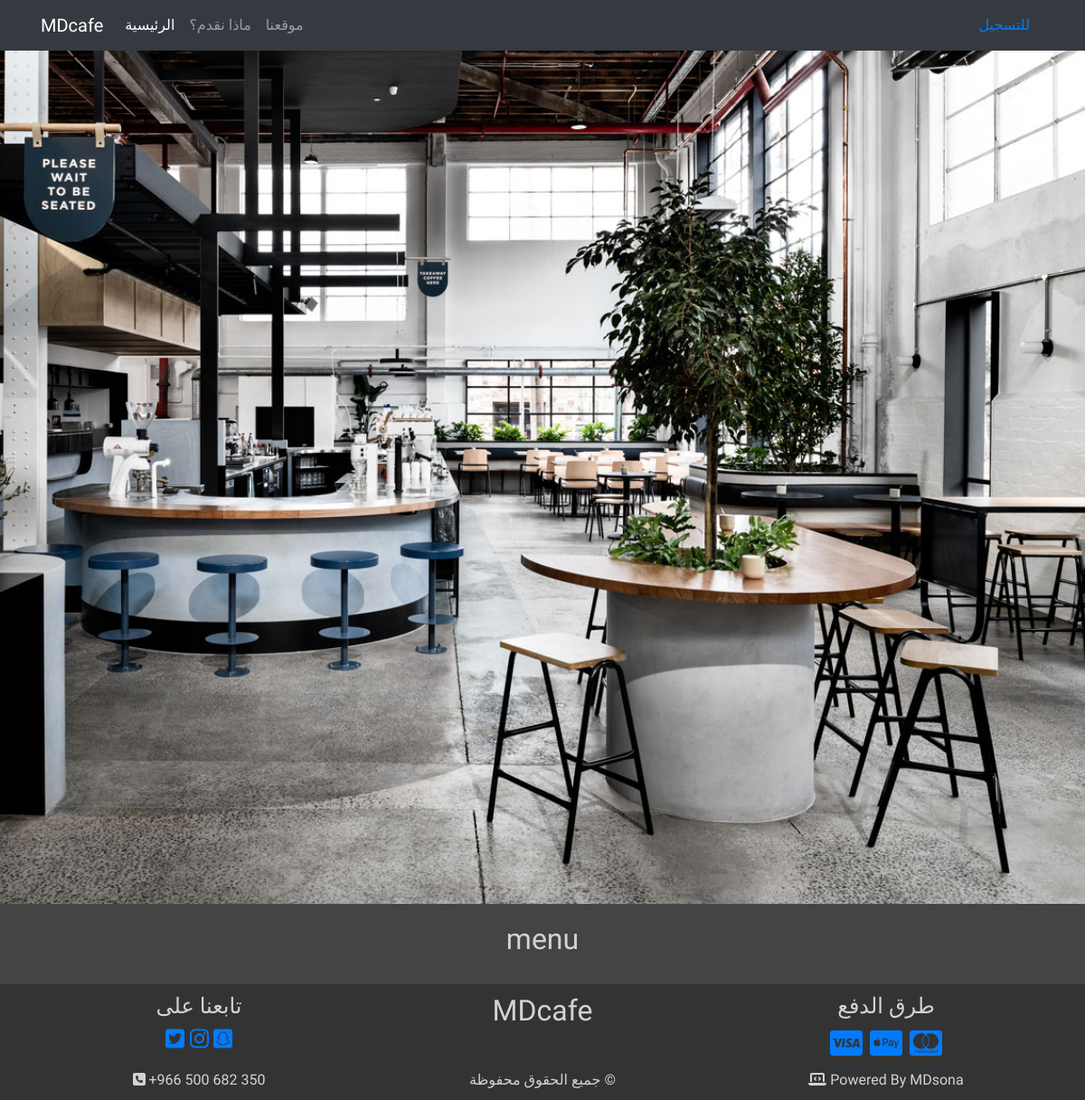
The app's page /, older data.
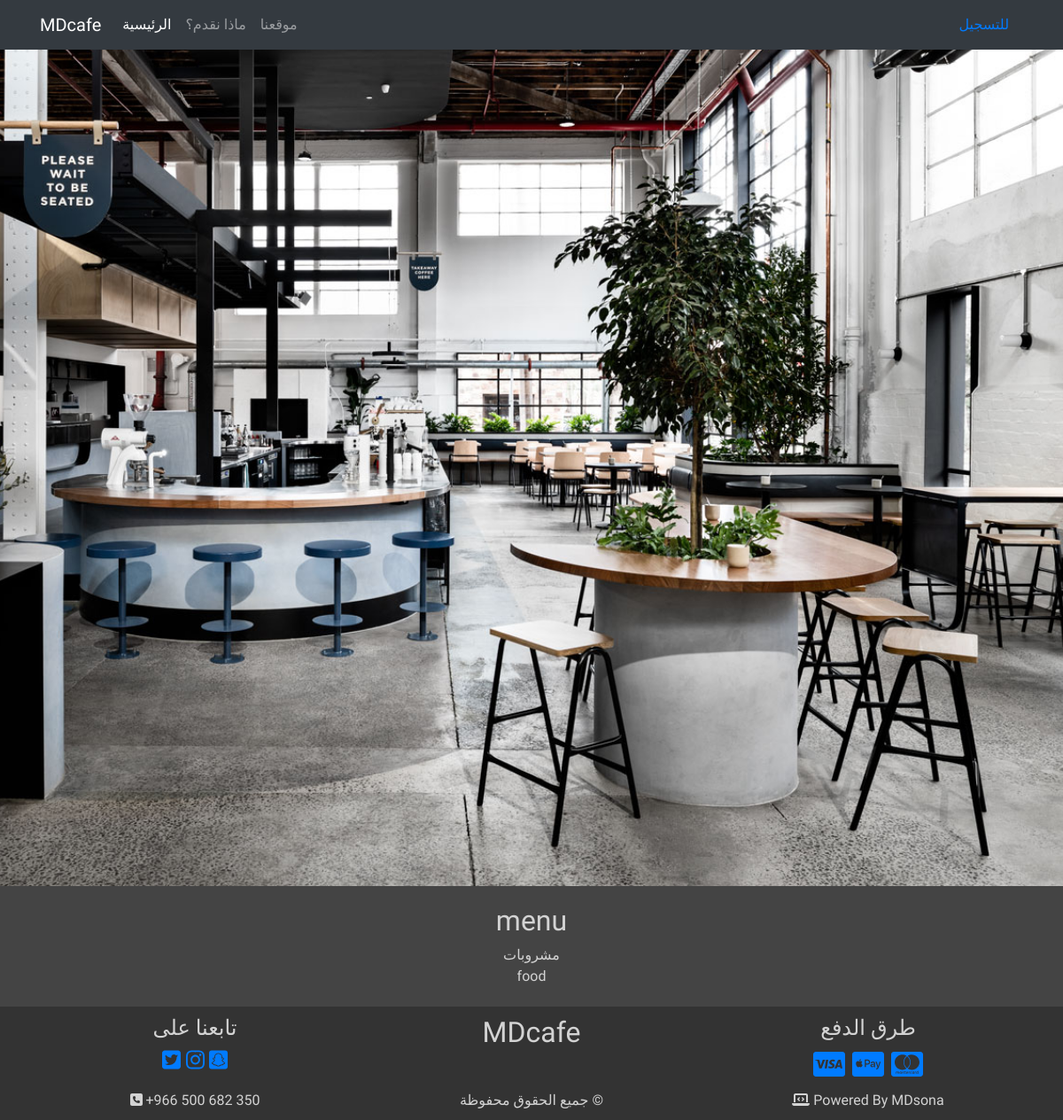
The same page, newer data.
### menu/models.py (models this page shows, shortened)
class MenuTitle(models.Model):                  # 2a
    title = models.CharField(max_length=100)

### menu/views.py (the view)
# urls.py: 2. Add a URL to urlpatterns:  path('', views.home, name='home')
def home(request):                                      # 1b
    menu_titles = MenuTitle.objects.all()               # 3a
    context = {
        'page_title': 'الرئيسية',                      # 1b>1e
        'menu_titles': menu_titles,                     # 3a
    }
    return render(request, 'menu/index.html', context)

### menu/templates/menu/index.html (shortened to what this page needs)
{% extends 'menu/base.html' %}
{% load static %}
{% block content %}
<div class="menu_box text-center">
    <h2>menu</h2>
    <div class="row">
        <div class="col-md">
            {% for m_title in menu_titles %}
            <div class="menu_ti">{{m_title.title}}</div>
            {% endfor %}
        </div>
    </div>
    <div class="row">
        <div class="col-md">
        </div>
        <div class="col-md">
        </div>
    </div>
    <div class="row">
        <div class="col-md">
        </div>
    </div>
</div>
{% endblock content %}

### menu/templates/menu/base.html (shortened to what this page needs)
<!DOCTYPE html>
{% load static %}
<html>
    <head>
        <link rel="stylesheet" href="{% static 'menu/css/bootstrap.min.css' %}">
        <link rel="stylesheet" href=" {% static 'menu/css/main.css' %} ">
    </head>
    <body>
      <header class="bgimg"></header>
      <nav class="navbar navbar-expand-lg navbar-dark bg-dark fixed-top">
          <div class="container">
          <a class="navbar-brand" href="#">MDcafe</a>
          <div class="collapse navbar-collapse" id="navbarSupportedContent">
            <ul class="navbar-nav mr-auto">
              <li class="nav-item active">
                <a class="nav-link" href="#">الرئيسية <span class="sr-only">(current)</span></a>
              </li>
              <li class="nav-item">
                <a class="nav-link" href="#">ماذا نقدم؟</a>
              </li>
              <li class="nav-item">
                  <a class="nav-link" href="#">موقعنا</a>
              </li>
            </ul>
            <div class="">
                  <a class="nav-link" href="#">للتسجيل</a>
            </div>
          </div>
      </div>
      </nav>
      <section>
          <div class="container">
            {% block content %}
            {% endblock content %}
          </div>
      </section>
      <footer>
          <div class="container">
              <div class="row">
                  <div class="col-md">
                    <h4 class="">تابعنا على</h4>
                    <h4 class="">
                      <a href="#" class=""><i class="fab fa-twitter-square"></i></a>
                      <a href="#" class=""><i class="fab fa-instagram"></i></a>
                      <a href="#" class=""><i class="fab fa-snapchat-square"></i></a>
                    </h4>
                  </div>
                  <div class="col-md">
                    <h2>MDcafe</h2>
                  </div>
                  <div class="col-md">
                    <h4 class="">طرق الدفع</h4>
                          <h2 class="">
                            <a href=""><i class="fab fa-cc-visa"></i></a>
                            <a href=""><i class="fab fa-cc-apple-pay"></i></a>
                            <a href=""><i class="fab fa-cc-mastercard"></i></a>
                          </h2>
                  </div>
              </div>
              <div class="row">
                <div class="col-md"><i class="fas fa-phone-square"></i> +966 500 682 350</div>
                <div class="col-md">جميع الحقوق محفوظة &copy;</div>
                <div class="col-md"><i class="fas fa-laptop-code"></i> Powered By MDsona</div>
              </div>
          </div>
      </footer>
    </body>
</html>

### menu/static/menu/css/main.css (style rules this page uses)
html { direction: ; }
body { font-family: 'El Messiri', 'sans-serif'; height: 1000px; }
.bgimg { -webkit-filter: grayscale(10%); filter: grayscale(7%); background-image: url(../images/coffee-shop-interior-design.jpg); height: 100%; margin: 0; padding: 0; margin-left: 0; background-repeat: no-repeat; background-position: center; background-size: cover; }
section { background-color: #444444; color: lightgrey; padding: 20px 0; }
footer { background-color: #333333; color: lightgrey; padding: 10px; text-align: center; }

Row changes from the older to the newer data that the page shows:
added MenuTitle: title "مشروبات"
added MenuTitle: title "food"
